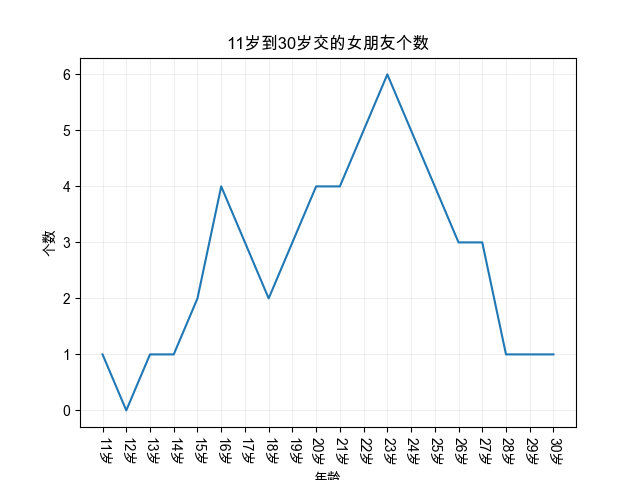

Here is the Python script that generated this plot:
# coding = utf-8
import  matplotlib
from  matplotlib import pyplot as plt


# 设置中文
plt.rcParams["font.family"] = 'Arial Unicode MS'

x = range(1,21)
_x = list(x)
y = [1,0,1,1,2,4,3,2,3,4,4,5,6,5,4,3,3,1,1,1]
_xtick_labels = ["{}岁".format(i+10) for i in _x]
plt.xticks(_x,_xtick_labels,rotation=270)
plt.yticks(range(0,9))
########绘制网格#############
# alpha设置透明度
plt.grid(alpha=0.2)
#----------------------
plt.plot(x,y)
plt.xlabel("年龄")
plt.ylabel("个数")
plt.title("11岁到30岁交的女朋友个数")
plt.savefig("./test3.png")
plt.show()
